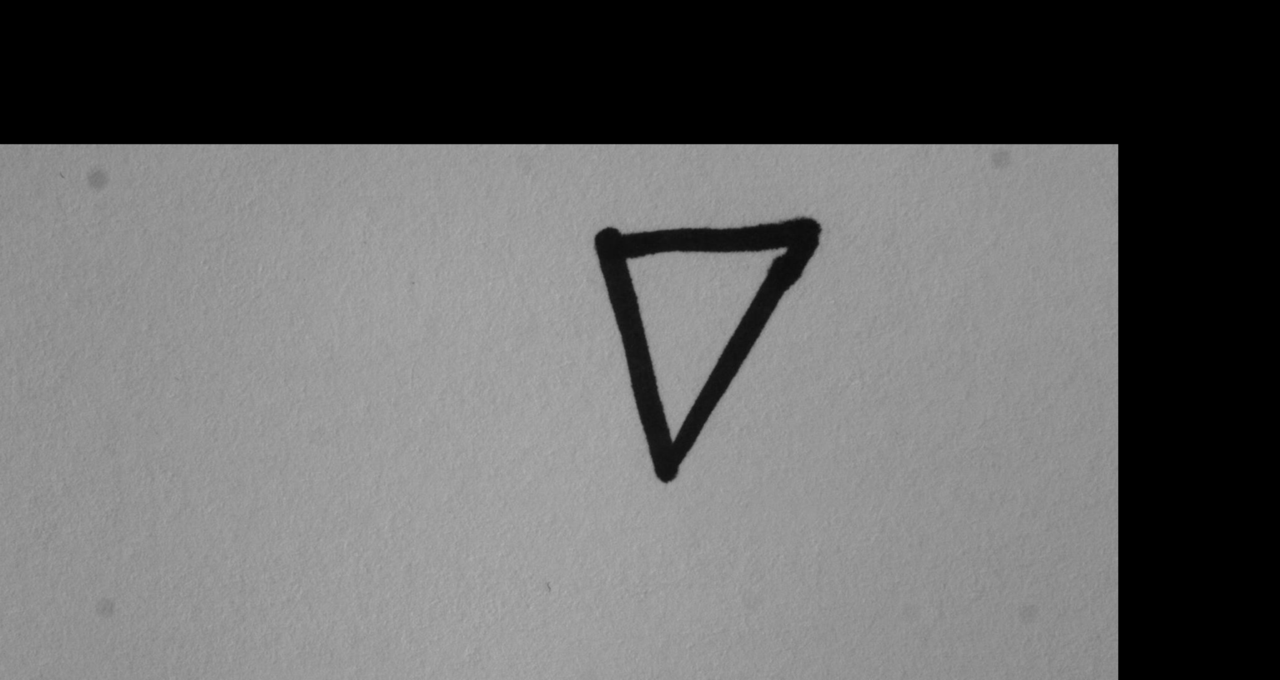
#> input picture Image_Script/Aligned_Triangle.png, 1280 x 680 px
$ python crop.py
#> lines starting #> are read from the running program, lines starting #| are printed output that depends on the picture
import cv2
import numpy as np

'''
img = cv2.imread("lenna.png")
crop_img = img[y:y+h, x:x+w]
cv2.imshow("cropped", crop_img)
cv2.waitKey(0)
'''

file_string = 'Aligned_Triangle.png'
#Reading in Image from Directory
img = cv2.imread(file_string,0)
#> img is the input picture: shape (680, 1280); min 0, max 176, mean 101
img = cv2.transpose(img)
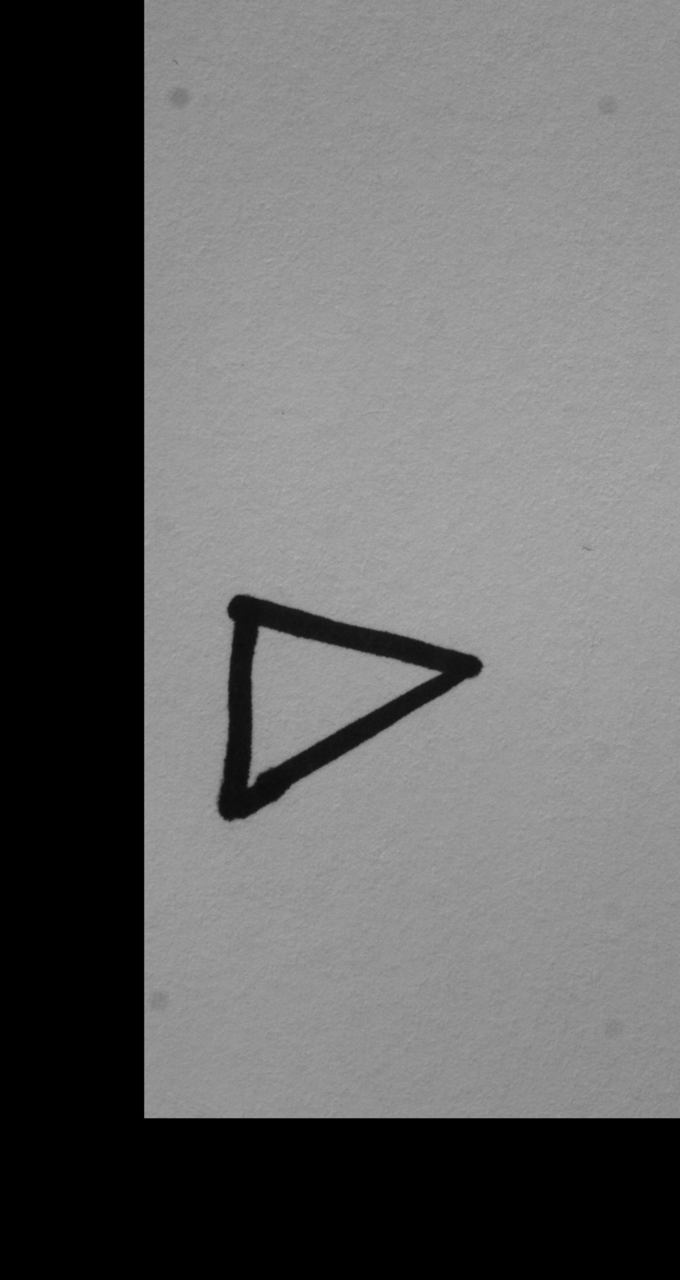
#> img: shape (1280, 680); min 0, max 176, mean 101

left_x = 0
left_y = 0
right_x = 0
right_y = 0
bot_x = 0
bot_y = 0

#Determine img dimensions and store as matrix
width,height = img.shape
#> width = 1280; height = 680
print(width)
#| 1280
print(height)
#| 680
intensity = np.empty([width,height])
#Iterate through pixels and store intensity and write information to excel sheet
for i in range(1,width-1):
    for j in range(1,height-1):
        if img[i,j] > 10 and img[i,j] < 50:
            #Right Corner
            if img[i+10,j] > 50 and img[i,j-10] > 50 and img[i,j+10] > 50 and j != height-1:
                right_x = i
                right_y = j

            #Left Corner
            elif img[i-10,j] > 50 and img[i,j-10] > 50 and img[i,j+10] > 50 and j != height-1:
                left_x = i
                left_y = j

            #Bottom Corner
            elif img[i-10,j] > 50 and img[i+10,j] > 50 and img[i,j-10] < 50 and img[i,j+10] < 50 and j != height-1:
                bot_x = i
                bot_y = j

print("left dimensions:")
print(left_x)
print(left_y)
print("right dimensions:")
print(right_x)
print(right_y)
print("bottom dimensions:")
print(bot_x)
print(bot_y)

#crop_img = img[left_x-30:right_x+30,left_y-30:left_y+200]
crop_img = img[left_x-30:right_x+30,left_y-30:bot_y+50]
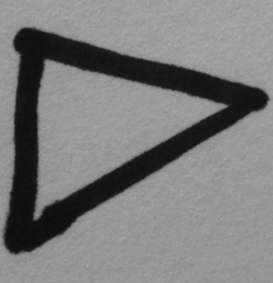
#> crop_img: shape (283, 273); min 12, max 171, mean 123.8
#crop_img = img[1:100,1:100]
cv2.imshow("cropped", crop_img)
cv2.waitKey(0)


#Need to save 3 corners and then to extend that out to be a square
